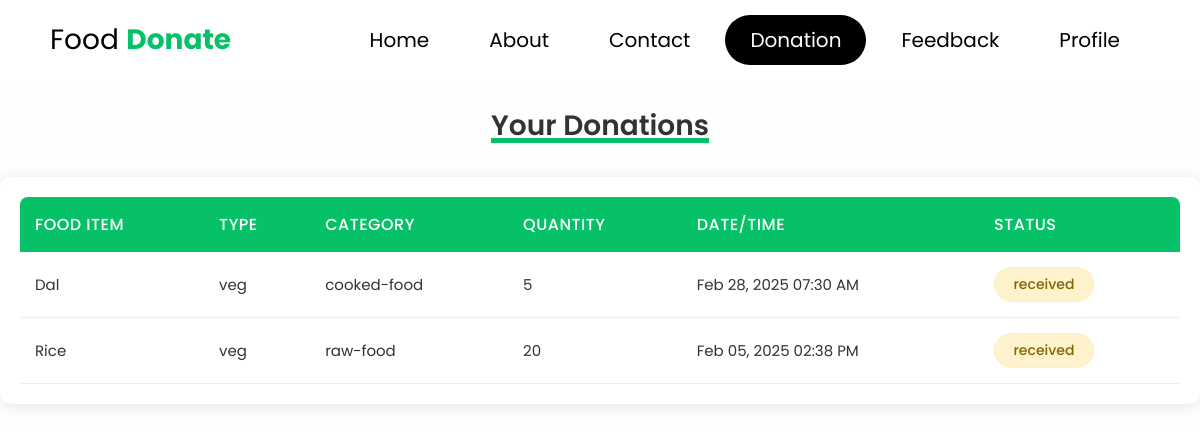
Screenshot of /donation.php (signed in) with the database file from the repository.
### tables this page shows
CREATE TABLE `food_donations` (
  `Fid` int(11) NOT NULL,
  `name` varchar(50) NOT NULL,
  `email` varchar(60) NOT NULL,
  `food` varchar(50) NOT NULL,
  `type` text NOT NULL,
  `category` text NOT NULL,
  `quantity` int(11) NOT NULL,
  `date` datetime DEFAULT current_timestamp(),
  `address` text NOT NULL,
  `location` varchar(50) NOT NULL,
  `phoneno` varchar(25) NOT NULL,
  `status` varchar(20) DEFAULT 'Pending' CHECK (`status` in ('Pending','Received'))
);

### donation.php (the view, shortened to what this page needs)
<?php
include 'connection.php';
?>
<!DOCTYPE html>
<html lang="en">
<head>
  <link rel="stylesheet" href="css/home.css">
  <link rel="stylesheet" href="https://cdnjs.cloudflare.com/ajax/libs/font-awesome/4.7.0/css/font-awesome.min.css">
</head>
<header>
    <div class="logo"><a href="home.php" style="text-decoration: none; color: inherit;">Food <b
          style="color: #06C167;">Donate</b></a></div>
    <nav class="nav-bar">
      <ul>
        <li><a href="home.php">Home</a></li>
        <li><a href="about.php">About</a></li>
        <li><a href="contact.php">Contact</a></li>
        <li><a href="donation.php" class="active">Donation</a></li>
        <li><a href="feedback_response.php">Feedback</a></li>
        <li><a href="profile.php">Profile</a></li>
      </ul>
    </nav>
</header>
<br>
<h1 class="heading">Your Donations</h1>
<div class="table-container">
    <div class="table-wrapper">
        <table class="table">
            <thead>
                <tr>
                    <th>Food Item</th>
                    <th>Type</th>
                    <th>Category</th>
                    <th>Quantity</th>
                    <th>Date/Time</th>
                    <th>Status</th>
                </tr>
            </thead>
            <tbody>
                <?php
                if (!isset($connection)) {
                    echo "<tr><td colspan='6' style='text-align: center; padding: 20px;'>Database connection error</td></tr>";
                } else {
                    $email = $_SESSION['donor_email'];
                    $query = "SELECT * FROM food_donations WHERE email=? ORDER BY date DESC";
                    $stmt = $connection->prepare($query);
                    $stmt->bind_param("s", $email);
                    $stmt->execute();
                    $result = $stmt->get_result();
                    if (!$result) {
                        echo "<tr><td colspan='6' style='text-align: center; padding: 20px;'>Query error: " . mysqli_error($connection) . "</td></tr>";
                    } else if ($result->num_rows > 0) {
                        while ($row = $result->fetch_assoc()) {
                            $status_class = $row['status'] == 'Received' ? 'status-received' : 'status-pending';
                            echo "<tr>
                                    <td>" . htmlspecialchars($row['food']) . "</td>
                                    <td>" . htmlspecialchars($row['type']) . "</td>
                                    <td>" . htmlspecialchars($row['category']) . "</td>
                                    <td>" . htmlspecialchars($row['quantity']) . "</td>
                                    <td>" . date('M d, Y h:i A', strtotime($row['date'])) . "</td>
                                    <td><span class='status-badge " . $status_class . "'>" . htmlspecialchars($row['status']) . "</span></td>
                                </tr>";
                        }
                    } else {
                        echo "<tr><td colspan='6' style='text-align: center; padding: 20px;'>No donations found for email: " . htmlspecialchars($email) . "</td></tr>";
                    }
                }
                ?>
            </tbody>
        </table>
    </div>
</div>
</body>
</html>

### css/home.css (style rules this page uses)
:root { --navcolor:white; --navfont:black; --green:#06C167; --box-shadow:0 .5rem 1rem rgba(0,0,0.1) }
* { margin: 0; padding: 0; list-style: none; text-decoration: none; box-sizing: border-box; font-family: 'Poppins', sans-serif; }
header { width: 100%; height: 80px; background-color: var(--navcolor); display: flex; justify-content: space-between; align-items: center; padding: 0 100px; }
.logo { font-size: 28px; color:var(--navfont); }
.nav-bar ul { display: flex; align-items: center; }
.nav-bar ul li { margin: 0 5px; }
.nav-bar ul li a { display: block; color: var(--navfont); font-size: 20px ; padding:10px 25px; border-radius: 50px; transition: 0.2s; }
.nav-bar ul li a.active { color:var(--navcolor); background-color: var(--navfont); }
@media only screen and (max-width:1320px) { header { padding:0 50px; } }
.heading { font-size: 28px; text-align: center; align-items: center; text-decoration: underline 5px; text-decoration-color: #06C167; }
html { font-size: 16px; }

### donation.php (style rules this page uses)
.heading { color: #333; text-align: center; font-size: 28px; margin-bottom: 30px; font-weight: 600; }
.table-container { max-width: 1200px; margin: 0 auto; padding: 20px; background: #fff; border-radius: 10px; box-shadow: 0 2px 15px rgba(0, 0, 0, 0.1); }
.table-wrapper { overflow-x: auto; }
.table { width: 100%; border-collapse: separate; border-spacing: 0; background: #fff; border-radius: 8px; }
.table thead th { background: #06C167; color: white; padding: 15px; font-weight: 500; text-align: left; font-size: 16px; text-transform: uppercase; letter-spacing: 0.5px; border: none; }
.table thead th:first-child { border-top-left-radius: 8px; }
.table thead th:last-child { border-top-right-radius: 8px; }
.table tbody tr { transition: all 0.3s ease; }
.table td { padding: 15px; border-bottom: 1px solid #eee; color: #333; font-size: 15px; }
.status-badge { padding: 6px 12px; border-radius: 20px; font-size: 14px; font-weight: 500; text-align: center; display: inline-block; min-width: 100px; }
.status-pending { background-color: #fff3cd; color: #856404; border: 1px solid #ffeeba; }
.table tbody tr { animation: fadeIn 0.5s ease-out forwards; }

### rows the page displays
food_donations: food "Dal", type "veg", category "cooked-food", quantity "5", date "Feb 28, 2025 07:30 AM", status "received"
food_donations: food "Rice", type "veg", category "raw-food", quantity "20", date "Feb 05, 2025 02:38 PM", status "received"
